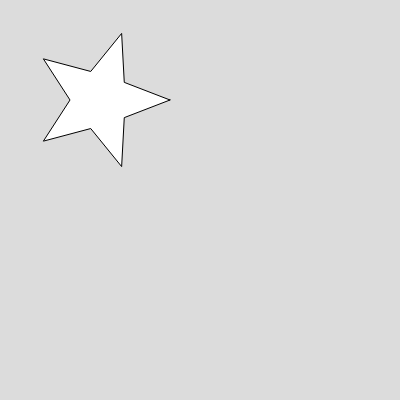
Frame 1 (no input)
Frame 60 (no input): identical to frame 1, image omitted
Frame 120 (the mouse pressed at the canvas centre since frame 60): identical to frame 1, image omitted

The p5.js sketch that drew this single still picture (run headless with seeded random() and noise() and a simulated clock; from frame 60 on, the mouse is pressed at the canvas centre):

// p5.js sketch
// ── sketch.js
let a;

function setup() {
  createCanvas(400, 400);
  a = new s(100, 100, 30, 70, 5);
}

function draw() {
  background(220);
  a.show();
}

class s {
  constructor(tx, ty, tr1, tr2, tn) {
    this.x = tx;
    this.y = ty;
    this.r1 = tr1;
    this.r2 = tr2;
    this.n = tn;
  }
  show() {
    star(this.x, this.y, this.r1, this.r2, this.n);
  }
}

function star(x, y, radius1, radius2, npoints) {
  let angle = TWO_PI / npoints;
  let halfAngle = angle / 2.0;
  beginShape();
  for (let a = 0; a < TWO_PI; a += angle) {
    let sx = x + cos(a) * radius2;
    let sy = y + sin(a) * radius2;
    vertex(sx, sy);
    sx = x + cos(a + halfAngle) * radius1;
    sy = y + sin(a + halfAngle) * radius1;
    vertex(sx, sy);
  }
  endShape(CLOSE);
}
